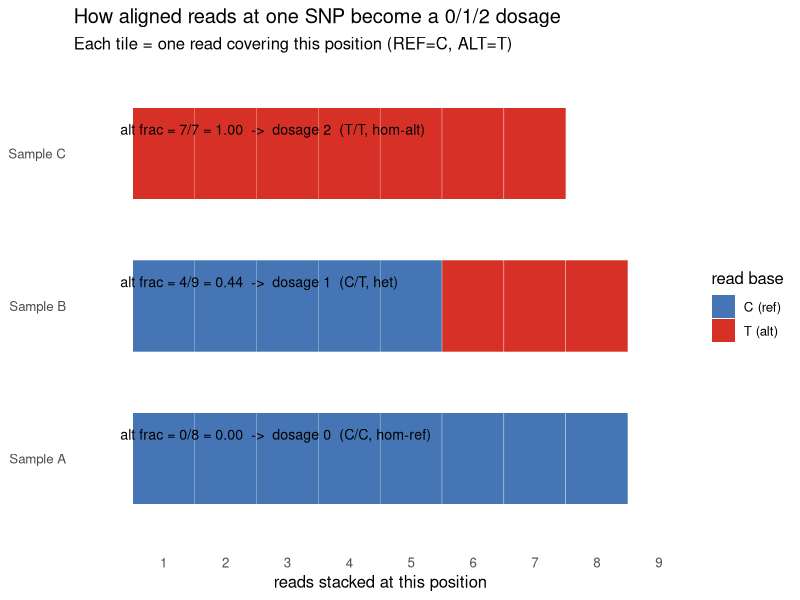
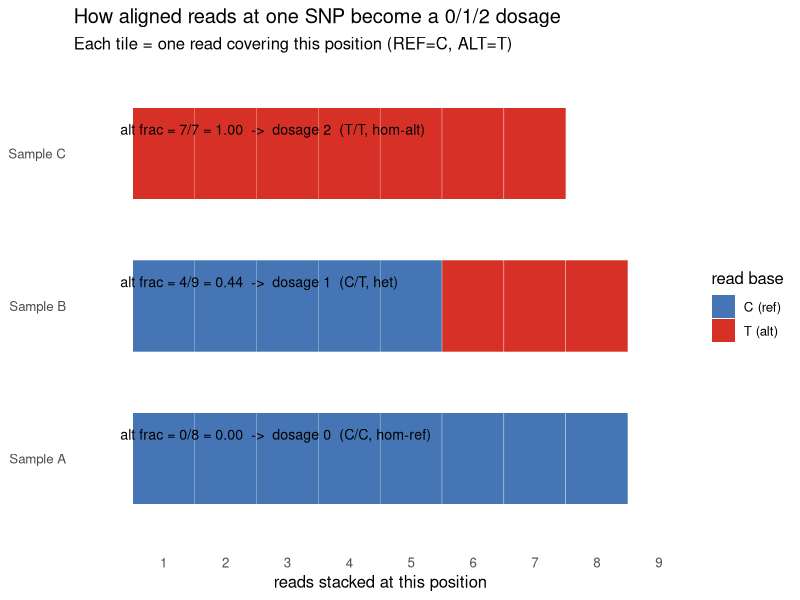

Here is the R script that generated these plots, in order:
#!/usr/bin/env Rscript
# Toy for Lesson 4: how reads at ONE SNP become a 0/1/2 dosage, for 3 samples.
# REF=C, ALT=T. Visualize stacked reads -> allele fraction -> dosage.
suppressMessages({library(ggplot2)})
mk <- function(sample, nC, nT){
  data.frame(sample=sample,
             base=c(rep("C (ref)",nC), rep("T (alt)",nT)),
             read=seq_len(nC+nT))
}
d <- rbind(mk("Sample A",8,0), mk("Sample B",5,4), mk("Sample C",0,7))
# labels: allele fraction + dosage call
lab <- data.frame(
  sample=c("Sample A","Sample B","Sample C"),
  txt=c("alt frac = 0/8 = 0.00  ->  dosage 0  (C/C, hom-ref)",
        "alt frac = 4/9 = 0.44  ->  dosage 1  (C/T, het)",
        "alt frac = 7/7 = 1.00  ->  dosage 2  (T/T, hom-alt)"))
d$sample <- factor(d$sample, levels=c("Sample A","Sample B","Sample C"))
lab$sample <- factor(lab$sample, levels=levels(d$sample))
ggplot(d, aes(read, sample, fill=base)) +
  geom_tile(color="white", height=0.6) +
  geom_text(data=lab, aes(x=0.3, y=sample, label=txt), inherit.aes=FALSE,
            hjust=0, vjust=-1.7, size=3.6) +
  scale_fill_manual(values=c("C (ref)"="#4575b4","T (alt)"="#d73027"), name="read base") +
  scale_x_continuous(limits=c(0,9), breaks=1:9) +
  labs(title="How aligned reads at one SNP become a 0/1/2 dosage",
       subtitle="Each tile = one read covering this position (REF=C, ALT=T)",
       x="reads stacked at this position", y=NULL) +
  theme_minimal(base_size=12) + theme(panel.grid=element_blank())
ggsave("../figures/12_toy_reads_to_dosage.png", width=8.5, height=4.2, dpi=120)
cat("Wrote figures/12_toy_reads_to_dosage.png\n")
